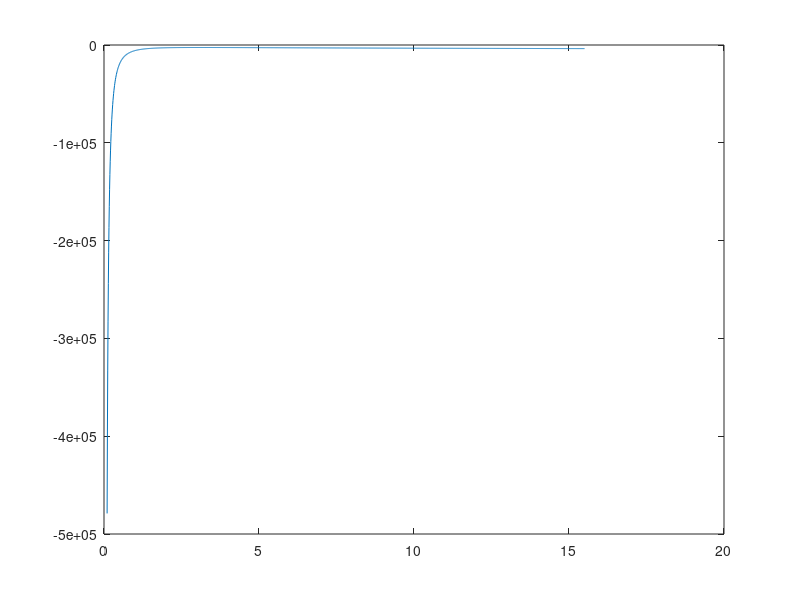

This chart was generated by the following MATLAB code:
mu = 20;
sigma = 3;
numDraws = 1000;
data = normrnd(mu,sigma,[1 numDraws]);

minNum = min(data);
maxNum = max(data);
varData = var(data);
maxSigma = sqrt(varData)*5;
meanData = mean(data);

%generates the plot of mu versus log-likelihood
muValues = minNum:1/100:maxNum; %x-axis
sizeMu = size(muValues);
numMuValues = sizeMu(2);
summationVector = [];
for index = 1:numMuValues,
    summation = sum((data - muValues(index)).^2); %computes sum[(x_i - mu)^2]
    summationVector = [summationVector summation]; 
end
logLike_mu = (-numDraws/2)*log(2*pi*varData) - (1/(2*varData)).*summationVector;
plot(muValues,logLike_mu);

%generates the plot of sigma versus log-likelihood
sigmaValues = 0.1:1/100:maxSigma;
varValues = sigmaValues.^2;
summationTerms = (data - meanData).^2;
summationValue = sum(summationTerms);
logLike_sigma = (-numDraws/2)*log(2*pi.*varValues)-(summationValue./(2.*varValues));
plot(sigmaValues,logLike_sigma);